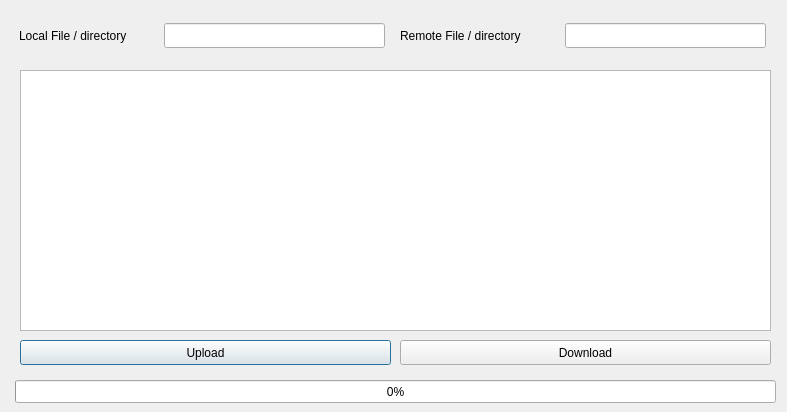
<?xml version="1.0" encoding="UTF-8"?>
<ui version="4.0">
 <class>DialogFTPClient</class>
 <widget class="QDialog" name="DialogFTPClient">
  <property name="geometry">
   <rect>
    <x>0</x>
    <y>0</y>
    <width>787</width>
    <height>412</height>
   </rect>
  </property>
  <property name="windowTitle">
   <string>Dialog</string>
  </property>
  <widget class="QWidget" name="verticalLayoutWidget">
   <property name="geometry">
    <rect>
     <x>19</x>
     <y>20</y>
     <width>371</width>
     <height>31</height>
    </rect>
   </property>
   <layout class="QVBoxLayout" name="verticalLayout">
    <item>
     <widget class="QLabel" name="label">
      <property name="text">
       <string>Local File / directory</string>
      </property>
     </widget>
    </item>
   </layout>
  </widget>
  <widget class="QLineEdit" name="lineEditLocalFiles">
   <property name="geometry">
    <rect>
     <x>164</x>
     <y>23</y>
     <width>221</width>
     <height>25</height>
    </rect>
   </property>
  </widget>
  <widget class="QLineEdit" name="lineEditRemoteFiles">
   <property name="geometry">
    <rect>
     <x>565</x>
     <y>23</y>
     <width>201</width>
     <height>25</height>
    </rect>
   </property>
  </widget>
  <widget class="QWidget" name="verticalLayoutWidget_2">
   <property name="geometry">
    <rect>
     <x>400</x>
     <y>20</y>
     <width>371</width>
     <height>31</height>
    </rect>
   </property>
   <layout class="QVBoxLayout" name="verticalLayout_2">
    <item>
     <widget class="QLabel" name="label_2">
      <property name="text">
       <string>Remote File / directory</string>
      </property>
     </widget>
    </item>
   </layout>
  </widget>
  <widget class="QProgressBar" name="progressBar">
   <property name="geometry">
    <rect>
     <x>15</x>
     <y>380</y>
     <width>761</width>
     <height>23</height>
    </rect>
   </property>
   <property name="value">
    <number>0</number>
   </property>
  </widget>
  <widget class="QPushButton" name="pushButtonUpload">
   <property name="geometry">
    <rect>
     <x>20</x>
     <y>340</y>
     <width>371</width>
     <height>25</height>
    </rect>
   </property>
   <property name="text">
    <string>Upload</string>
   </property>
  </widget>
  <widget class="QTreeView" name="treeViewLocal">
   <property name="geometry">
    <rect>
     <x>20</x>
     <y>70</y>
     <width>751</width>
     <height>261</height>
    </rect>
   </property>
  </widget>
  <widget class="QPushButton" name="pushButtonDownload">
   <property name="geometry">
    <rect>
     <x>400</x>
     <y>340</y>
     <width>371</width>
     <height>25</height>
    </rect>
   </property>
   <property name="text">
    <string>Download</string>
   </property>
  </widget>
 </widget>
 <resources/>
 <connections/>
</ui>
